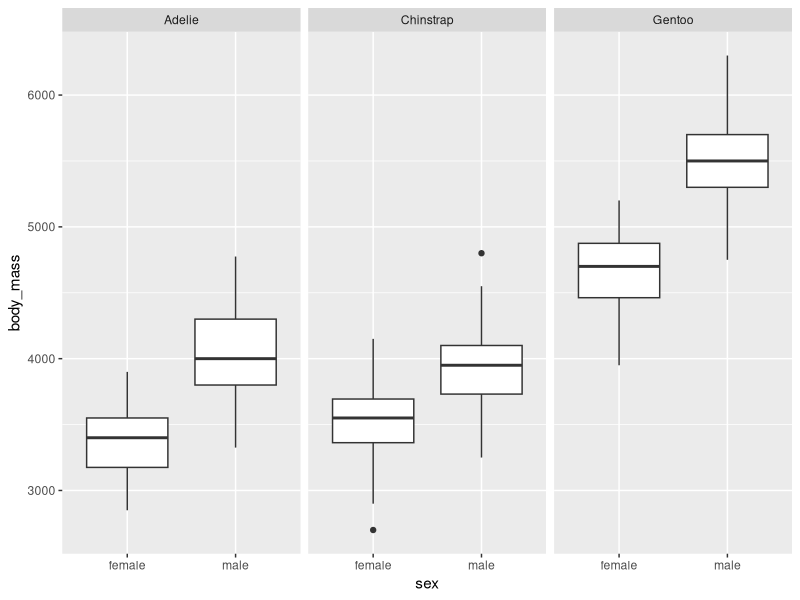
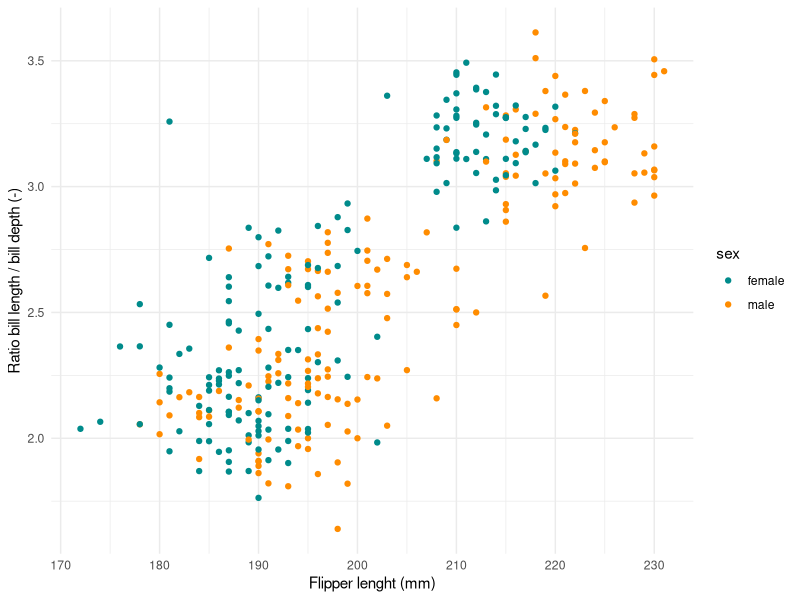

Source code (R) for these figures, in order:
## ---- chunk 1
#| message: false
library(tidyverse)
## ---- chunk 2
theme_set(theme_grey())
penguins <- as_tibble(penguins)
## ---- chunk 3
filter(penguins, between(bill_len, 40, 45))
# same as 
# filter(penguins, bill_len < 45 & bill_len > 40)
## ---- chunk 4
filter(penguins, !is.na(sex))
## ---- chunk 5
filter(penguins, species %in% c("Adelie", "Gentoo"))
# or
# filter(penguins, (species == "Adelie" | species == "Gentoo"))
## ---- chunk 6
filter(penguins, island == "Dream" & year == 2007) |> 
  count(species)
## ---- chunk 7
count(penguins, island)
## ---- chunk 8
count(penguins, island, species)
## ---- chunk 9
select(penguins, species, sex, year)
## ---- chunk 10
select(penguins, ends_with("mm"))
# or
#select(penguins, contains("_mm"))
## ---- chunk 11
mutate(penguins,
       ratio = bill_len / bill_dep)
## ---- chunk 12
mutate(penguins,
       species_short = case_when(
         species == "Adelie" ~ "A",
         species == "Gentoo" ~ "G",
         species == "Chinstrap" ~ "C"
       ))
## ---- chunk 13
penguins |>
  summarize(
    mean_flipper = mean(flipper_len, na.rm = TRUE),
    mean_body = mean(body_mass, na.rm = TRUE),
    .by = c(species, sex)
  )  
## ---- chunk 14
penguins |> 
  filter(!is.na(sex)) |> 
  summarize(
    mean_flipper = mean(flipper_len, na.rm = TRUE),
    mean_body = mean(body_mass, na.rm = TRUE),
    .by = c(species, sex)
  )
## ---- chunk 15
penguins |>
  filter(!is.na(sex)) |>
  ggplot(aes(x = sex, y = body_mass)) +
  geom_boxplot() +
  facet_wrap(~species)
## ---- chunk 16
penguins |>
  mutate(ratio = bill_len / bill_dep) |>
  filter(!is.na(sex)) |>
  ggplot(aes(x = flipper_len, y = ratio, color = sex)) +
  geom_point() +
  scale_color_manual(values = c("cyan4", "darkorange")) +
  labs(
    x = "Flipper lenght (mm)",
    y = "Ratio bill length / bill depth (-)"
  ) +
  theme_minimal()
